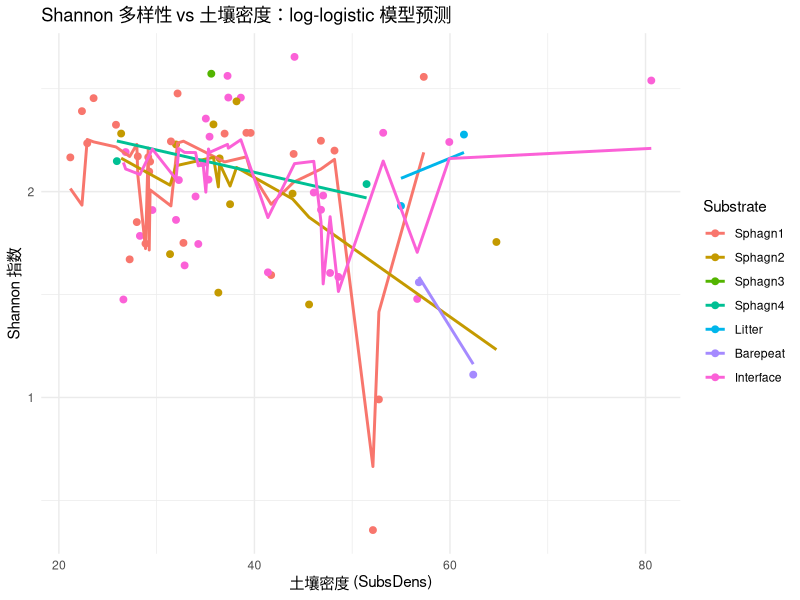

Generate this figure with R:
# 加载必要包
library(vegan)
library(nlme)
library(ggplot2)
# 数据加载与处理
data(mite)
data(mite.env)
mite.env$Shannon <- diversity(mite, index = "shannon")
model_power <- nlme(
  Shannon ~ a * SubsDens^b * WatrCont^c,
  data = mite.env,
  fixed = a + b + c ~ 1,
  random = a ~ 1 | Substrate,
  start = c(a = 5, b = 0.5, c = 0.5)
)
summary(model_power)
model_logistic <- nlme(
  Shannon ~ a / (1 + b * exp(-c * SubsDens - d * WatrCont)),
  data = mite.env,
  fixed = a + b + c + d ~ 1,
  random = a ~ 1 | Substrate,
  start = c(a = 10, b = 1,c=0.01,d=0.001)
)
summary(model_logistic)
model_logistic_complex <- nlme(
  Shannon ~ a / (1 + b * exp(-c * SubsDens - d * WatrCont)),
  data = mite.env,
  fixed = a + b + c + d ~ 1,
  random = a +d ~ 1 | Substrate,
  start = c(a = 15, b = 0.0021,c=-0.001,d=-0.005),
  
)
summary(model_logistic_complex)
AIC(model_power, model_logistic, model_logistic_complex)

# 伪R²计算函数
calc_r2 <- function(model) {
  y <- mite.env$Shannon
  y_hat <- predict(model)
  1 - sum((y - y_hat)^2) / sum((y - mean(y))^2)
}
r2_power <- calc_r2(model_power)
r2_logistic <- calc_r2(model_logistic)
r2_complex <- calc_r2(model_logistic_complex)
r2_power; r2_logistic; r2_complex

mite.env$pred <- predict(model_logistic)

ggplot(mite.env, aes(x = SubsDens, y = Shannon, color = Substrate)) +
  geom_point(size = 2) +
  geom_line(aes(y = pred), size = 1) +
  labs(
    title = "Shannon 多样性 vs 土壤密度：log-logistic 模型预测",
    x = "土壤密度 (SubsDens)",
    y = "Shannon 指数"
  ) +
  theme_minimal()
